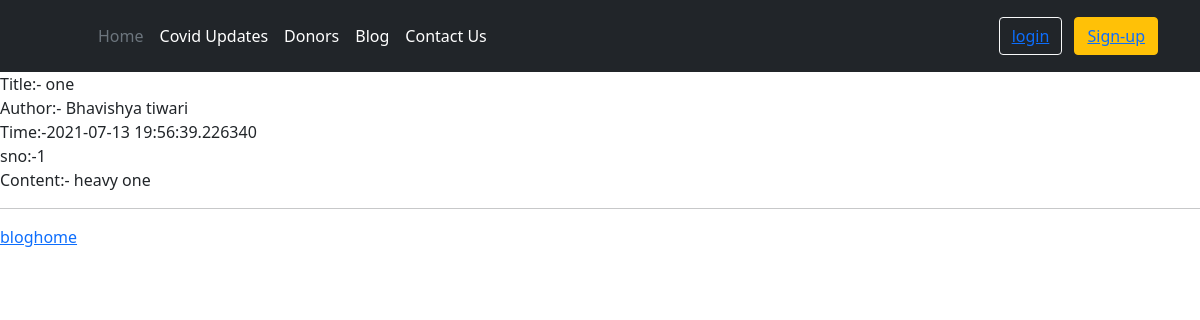
The page /blog/1 on the database its author committed.
### blog/models.py (models this page shows, shortened)
class Post(models.Model):
    sno=models.AutoField(primary_key=True)
    title=models.CharField(max_length=255)
    author=models.CharField(max_length=50)
    Timestamp=models.CharField(max_length=50)
    content=models.TextField()

### blog/views.py (the view)
# urls.py: path('<int:mysno>', views.blogPost, name='blogPost'),
def blogPost(request, mysno):
    post = Post.objects.filter(sno=mysno).first()
    return render(request, "blog/blogPost.html", {"post": post})

### templates/blog/blogPost.html (shortened to what this page needs)
{% extends 'base.html' %}
{% block body %}
Title:- {{post.title}} <br>
Author:- {{post.author}} <br>
Time:-{{post.Timestamp}} <br>
sno:-{{post.sno}} <br>
Content:- {{post.content}}<br>
<hr>
<a href="/blog">bloghome</a>
 {% endblock %}

### rows shown on the page
Post: title "one", author "Bhavishya tiwari", Timestamp "2021-07-13 19:56:39.226340", sno "1", content "heavy one"
